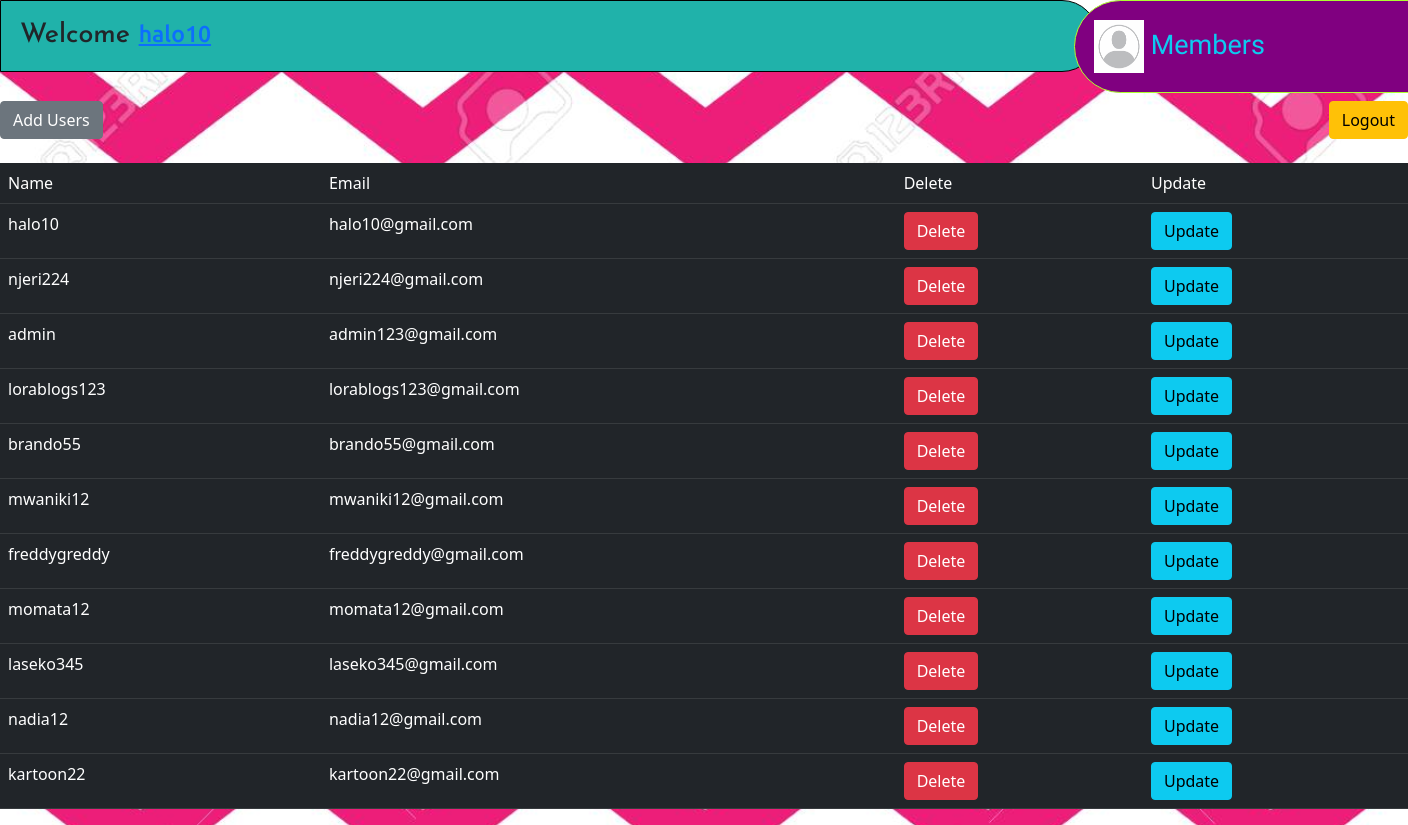
The app's page /dashsec3 (signed in) with its own data.
### database.py (models this page shows)
class Users(Model):
    name = CharField()
    email = CharField(unique=True)
    password = CharField()
    class Meta:
        database = db

### app.py (the view)
@app.route('/dashsec3')
def dashsec_three():
    if not session.get("logged_in"):
        return redirect(url_for("login"))
    users = Users.select()
    return render_template("dashsec3.html", users=users)

### templates/dashsec3.html (shortened to what this page needs)
<!DOCTYPE html>
<html lang="en">
<head>
    <link rel="stylesheet" href="../static/bootstrap/css/bootstrap.css">
</head>
<body>
<div class="row">
    <div class="col-9">
        <h1 class="dash-hd">Welcome <a class="green-txt">{{ session["name"] }}</a></h1>
    </div>
    <div class="col-3">
        <h1 class="logo-hd"><img src="../static/images/avatar.jpeg" alt="#" width="50" height="53"> Members</h1>
    </div>
</div>
<div class="row">
    <div class="col-6">
        <a href="/" class="btn btn-secondary" style="float: left;">Add Users</a>
    </div>
    <div class="col-6">
        <a href="/logout" class="btn btn-warning" style="float: right;">Logout</a>
    </div>
</div>
<br>
    <table class="table table-hover table-dark">
    <tr>
        <td>Name</td>
        <td>Email</td>
        <td>Delete</td>
        <td>Update</td>
    </tr>
    {% for user in users %}
    <tr>
        <td>{{ user.name }}</td>
        <td>{{ user.email }}</td>
        <td><a href="/delete/{{ user.id }}" class="btn btn-danger">Delete</a></td>
        <td><a href="/update/{{ user.id }}" class="btn btn-info">Update</a></td>
    </tr>
    {% endfor %}
</table>
</body>
</html>

### templates/dashsec3.html (style rules this page uses)
.dash-hd { font-size: 27px; font-family: Josefin Sans, sans-serif; border-top-right-radius: 50px; border-bottom-right-radius: 50px; border: 1px solid black; width: 78vw; padding: 19px; background: lightseagreen; }
.green-txt { font-family: Ubuntu,sans-serif; font-size: 23px; }
.logo-hd { color: #0dcaf0; font-size: 27px; font-family: Sofia, sans-serif; border-top-left-radius: 50px; border-bottom-left-radius: 50px; border: 1px solid greenyellow; width: 40vw; padding: 19px; background: purple; }
body { background-image: url("../static/zigzag1.jpeg"); background-size: cover; }

### records on screen
Users: name "halo10", email "halo10@gmail.com"
Users: name "njeri224", email "njeri224@gmail.com"
Users: name "admin", email "admin123@gmail.com"
Users: name "lorablogs123", email "lorablogs123@gmail.com"
Users: name "brando55", email "brando55@gmail.com"
Users: name "mwaniki12", email "mwaniki12@gmail.com"
Users: name "freddygreddy", email "freddygreddy@gmail.com"
Users: name "momata12", email "momata12@gmail.com"
Users: name "laseko345", email "laseko345@gmail.com"
Users: name "nadia12", email "nadia12@gmail.com"
Users: name "kartoon22", email "kartoon22@gmail.com"
